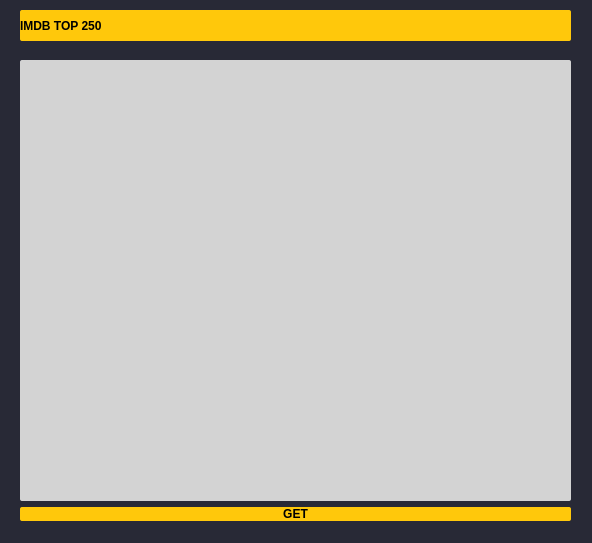
<?xml version="1.0" encoding="UTF-8"?>
<ui version="4.0">
 <class>Form</class>
 <widget class="QWidget" name="Form">
  <property name="geometry">
   <rect>
    <x>0</x>
    <y>0</y>
    <width>592</width>
    <height>543</height>
   </rect>
  </property>
  <property name="windowTitle">
   <string>Form</string>
  </property>
  <property name="styleSheet">
   <string notr="true">QWidget
{
	background-color: #282936;
	color: #ffffff;
	border-color: #000000;

}</string>
  </property>
  <widget class="QWidget" name="verticalLayoutWidget_2">
   <property name="geometry">
    <rect>
     <x>20</x>
     <y>10</y>
     <width>551</width>
     <height>31</height>
    </rect>
   </property>
   <layout class="QVBoxLayout" name="verticalLayout_2">
    <item>
     <widget class="QLabel" name="label">
      <property name="mouseTracking">
       <bool>false</bool>
      </property>
      <property name="acceptDrops">
       <bool>false</bool>
      </property>
      <property name="layoutDirection">
       <enum>Qt::LeftToRight</enum>
      </property>
      <property name="autoFillBackground">
       <bool>false</bool>
      </property>
      <property name="styleSheet">
       <string notr="true">QLabel
{
	background-color: #ffc80b;
	
	border-color: #000000;

    
	color: #000000;
	font-weight: bold;
	border: 0px solid;
	border-radius: 2px;
}</string>
      </property>
      <property name="frameShape">
       <enum>QFrame::NoFrame</enum>
      </property>
      <property name="frameShadow">
       <enum>QFrame::Raised</enum>
      </property>
      <property name="midLineWidth">
       <number>0</number>
      </property>
      <property name="text">
       <string>IMDB TOP 250</string>
      </property>
      <property name="alignment">
       <set>Qt::AlignLeading|Qt::AlignLeft|Qt::AlignVCenter</set>
      </property>
     </widget>
    </item>
   </layout>
  </widget>
  <widget class="QWidget" name="verticalLayoutWidget_3">
   <property name="geometry">
    <rect>
     <x>20</x>
     <y>60</y>
     <width>551</width>
     <height>461</height>
    </rect>
   </property>
   <layout class="QVBoxLayout" name="verticalLayout_3">
    <item>
     <widget class="QPlainTextEdit" name="plainTextEdit">
      <property name="styleSheet">
       <string notr="true">QPlainTextEdit
{
	background-color:#D3D3D3;
	color: #000;
	border-color: #000000;
	border: 0px solid;
	border-radius: 2px;

}</string>
      </property>
     </widget>
    </item>
    <item>
     <widget class="QPushButton" name="pushButton">
      <property name="styleSheet">
       <string notr="true">QPushButton
{
	background-color: #ffc80b;
	color: #000000;
	font-weight: bold;
	border: 0px solid;
	border-radius: 2px;

}


QPushButton::hover
{
	background-color: #ffe152;  

}


QPushButton::pressed
{
	background-color: #e5c010;

}


QPushButton::checked
{
	background-color: #e5c010;

}</string>
      </property>
      <property name="text">
       <string>GET</string>
      </property>
     </widget>
    </item>
   </layout>
  </widget>
 </widget>
 <resources/>
 <connections/>
</ui>
